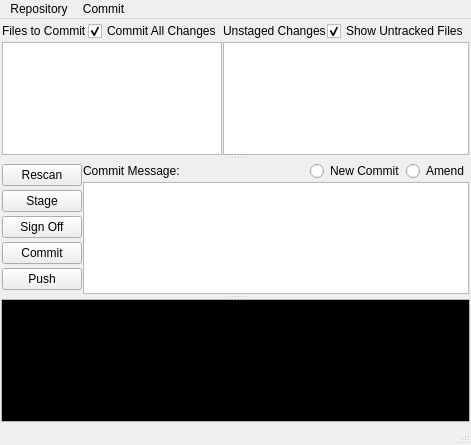
<ui version="4.0" >
 <author>David Aguilar</author>
 <class>ugitWindow</class>
 <widget class="QMainWindow" name="ugitWindow" >
  <property name="geometry" >
   <rect>
    <x>0</x>
    <y>0</y>
    <width>461</width>
    <height>445</height>
   </rect>
  </property>
  <property name="windowTitle" >
   <string>ugit</string>
  </property>
  <widget class="QWidget" name="centralwidget" >
   <layout class="QHBoxLayout" >
    <item>
     <widget class="QSplitter" name="splitter_2" >
      <property name="orientation" >
       <enum>Qt::Vertical</enum>
      </property>
      <widget class="QSplitter" name="splitter" >
       <property name="orientation" >
        <enum>Qt::Vertical</enum>
       </property>
       <widget class="QWidget" name="layoutWidget" >
        <layout class="QHBoxLayout" >
         <item>
          <layout class="QVBoxLayout" >
           <item>
            <layout class="QHBoxLayout" >
             <item>
              <widget class="QLabel" name="label_2" >
               <property name="text" >
                <string>Files to Commit</string>
               </property>
              </widget>
             </item>
             <item>
              <widget class="QCheckBox" name="commitAllCheckBox" >
               <property name="text" >
                <string>Commit All Changes</string>
               </property>
               <property name="checked" >
                <bool>true</bool>
               </property>
              </widget>
             </item>
            </layout>
           </item>
           <item>
            <widget class="QListWidget" name="stagedList" >
             <property name="font" >
              <font>
               <family>Monospace</family>
               <pointsize>11</pointsize>
              </font>
             </property>
             <property name="selectionMode" >
              <enum>QAbstractItemView::ExtendedSelection</enum>
             </property>
             <property name="viewMode" >
              <enum>QListView::ListMode</enum>
             </property>
            </widget>
           </item>
          </layout>
         </item>
         <item>
          <layout class="QVBoxLayout" >
           <item>
            <layout class="QHBoxLayout" >
             <item>
              <widget class="QLabel" name="label_3" >
               <property name="text" >
                <string>Unstaged Changes</string>
               </property>
              </widget>
             </item>
             <item>
              <widget class="QCheckBox" name="untrackedCheckBox" >
               <property name="text" >
                <string>Show Untracked Files</string>
               </property>
               <property name="checked" >
                <bool>true</bool>
               </property>
               <property name="tristate" >
                <bool>false</bool>
               </property>
              </widget>
             </item>
            </layout>
           </item>
           <item>
            <widget class="QListWidget" name="unstagedList" >
             <property name="font" >
              <font>
               <family>Monospace</family>
               <pointsize>11</pointsize>
              </font>
             </property>
             <property name="selectionMode" >
              <enum>QAbstractItemView::ExtendedSelection</enum>
             </property>
             <property name="viewMode" >
              <enum>QListView::ListMode</enum>
             </property>
             <property name="uniformItemSizes" >
              <bool>true</bool>
             </property>
            </widget>
           </item>
          </layout>
         </item>
        </layout>
       </widget>
       <widget class="QWidget" name="layoutWidget" >
        <layout class="QHBoxLayout" >
         <item>
          <layout class="QVBoxLayout" >
           <item>
            <widget class="QPushButton" name="rescanButton" >
             <property name="text" >
              <string>Rescan</string>
             </property>
            </widget>
           </item>
           <item>
            <widget class="QPushButton" name="stageButton" >
             <property name="text" >
              <string>Stage</string>
             </property>
             <property name="flat" >
              <bool>false</bool>
             </property>
            </widget>
           </item>
           <item>
            <widget class="QPushButton" name="signOffButton" >
             <property name="text" >
              <string>Sign Off</string>
             </property>
            </widget>
           </item>
           <item>
            <widget class="QPushButton" name="commitButton" >
             <property name="text" >
              <string>Commit</string>
             </property>
            </widget>
           </item>
           <item>
            <widget class="QPushButton" name="pushButton" >
             <property name="text" >
              <string>Push</string>
             </property>
            </widget>
           </item>
          </layout>
         </item>
         <item>
          <layout class="QVBoxLayout" >
           <item>
            <layout class="QHBoxLayout" >
             <item>
              <widget class="QLabel" name="label" >
               <property name="text" >
                <string>Commit Message:</string>
               </property>
              </widget>
             </item>
             <item>
              <spacer>
               <property name="orientation" >
                <enum>Qt::Horizontal</enum>
               </property>
               <property name="sizeHint" >
                <size>
                 <width>281</width>
                 <height>20</height>
                </size>
               </property>
              </spacer>
             </item>
             <item>
              <widget class="QRadioButton" name="newCommitRadio" >
               <property name="text" >
                <string>New Commit</string>
               </property>
              </widget>
             </item>
             <item>
              <widget class="QRadioButton" name="amendRadio" >
               <property name="text" >
                <string>Amend</string>
               </property>
              </widget>
             </item>
            </layout>
           </item>
           <item>
            <layout class="QVBoxLayout" >
             <item>
              <widget class="QTextEdit" name="commitText" >
               <property name="font" >
                <font>
                 <family>Monospace</family>
                 <pointsize>12</pointsize>
                </font>
               </property>
              </widget>
             </item>
            </layout>
           </item>
          </layout>
         </item>
        </layout>
       </widget>
      </widget>
      <widget class="QTextEdit" name="displayText" >
       <property name="palette" >
        <palette>
         <active>
          <colorrole role="Text" >
           <brush brushstyle="SolidPattern" >
            <color alpha="255" >
             <red>200</red>
             <green>200</green>
             <blue>200</blue>
            </color>
           </brush>
          </colorrole>
          <colorrole role="Base" >
           <brush brushstyle="SolidPattern" >
            <color alpha="255" >
             <red>0</red>
             <green>0</green>
             <blue>0</blue>
            </color>
           </brush>
          </colorrole>
          <colorrole role="Highlight" >
           <brush brushstyle="SolidPattern" >
            <color alpha="255" >
             <red>0</red>
             <green>255</green>
             <blue>0</blue>
            </color>
           </brush>
          </colorrole>
          <colorrole role="HighlightedText" >
           <brush brushstyle="SolidPattern" >
            <color alpha="255" >
             <red>0</red>
             <green>0</green>
             <blue>0</blue>
            </color>
           </brush>
          </colorrole>
         </active>
         <inactive>
          <colorrole role="Text" >
           <brush brushstyle="SolidPattern" >
            <color alpha="255" >
             <red>200</red>
             <green>200</green>
             <blue>200</blue>
            </color>
           </brush>
          </colorrole>
          <colorrole role="Base" >
           <brush brushstyle="SolidPattern" >
            <color alpha="255" >
             <red>0</red>
             <green>0</green>
             <blue>0</blue>
            </color>
           </brush>
          </colorrole>
          <colorrole role="Highlight" >
           <brush brushstyle="SolidPattern" >
            <color alpha="255" >
             <red>0</red>
             <green>255</green>
             <blue>0</blue>
            </color>
           </brush>
          </colorrole>
          <colorrole role="HighlightedText" >
           <brush brushstyle="SolidPattern" >
            <color alpha="255" >
             <red>0</red>
             <green>0</green>
             <blue>0</blue>
            </color>
           </brush>
          </colorrole>
         </inactive>
         <disabled>
          <colorrole role="Text" >
           <brush brushstyle="SolidPattern" >
            <color alpha="255" >
             <red>96</red>
             <green>96</green>
             <blue>96</blue>
            </color>
           </brush>
          </colorrole>
          <colorrole role="Base" >
           <brush brushstyle="SolidPattern" >
            <color alpha="255" >
             <red>255</red>
             <green>255</green>
             <blue>255</blue>
            </color>
           </brush>
          </colorrole>
          <colorrole role="Highlight" >
           <brush brushstyle="SolidPattern" >
            <color alpha="255" >
             <red>68</red>
             <green>68</green>
             <blue>68</blue>
            </color>
           </brush>
          </colorrole>
          <colorrole role="HighlightedText" >
           <brush brushstyle="SolidPattern" >
            <color alpha="255" >
             <red>0</red>
             <green>0</green>
             <blue>0</blue>
            </color>
           </brush>
          </colorrole>
         </disabled>
        </palette>
       </property>
       <property name="font" >
        <font>
         <family>Monospace</family>
         <pointsize>10</pointsize>
        </font>
       </property>
       <property name="readOnly" >
        <bool>true</bool>
       </property>
      </widget>
     </widget>
    </item>
   </layout>
  </widget>
  <widget class="QMenuBar" name="menubar" >
   <property name="geometry" >
    <rect>
     <x>0</x>
     <y>0</y>
     <width>461</width>
     <height>26</height>
    </rect>
   </property>
   <widget class="QMenu" name="menuRepository" >
    <property name="title" >
     <string>Repository</string>
    </property>
    <addaction name="browseBranch" />
    <addaction name="browseOtherBranch" />
    <addaction name="separator" />
    <addaction name="rebase" />
    <addaction name="separator" />
    <addaction name="visualizeCurrent" />
    <addaction name="visualizeAll" />
   </widget>
   <widget class="QMenu" name="menuCommit" >
    <property name="title" >
     <string>Commit</string>
    </property>
    <addaction name="stageChanged" />
    <addaction name="stageUntracked" />
    <addaction name="stageSelected" />
    <addaction name="separator" />
    <addaction name="unstage" />
    <addaction name="separator" />
    <addaction name="showDiffstat" />
   </widget>
   <addaction name="menuRepository" />
   <addaction name="menuCommit" />
  </widget>
  <widget class="QStatusBar" name="statusbar" />
  <action name="browseBranch" >
   <property name="text" >
    <string>Browse master</string>
   </property>
  </action>
  <action name="browseOtherBranch" >
   <property name="text" >
    <string>Browse branch...</string>
   </property>
  </action>
  <action name="unstage" >
   <property name="text" >
    <string>Unstage selected</string>
   </property>
  </action>
  <action name="rebase" >
   <property name="text" >
    <string>Fetch and rebase</string>
   </property>
  </action>
  <action name="visualizeCurrent" >
   <property name="text" >
    <string>Visualize current branch</string>
   </property>
  </action>
  <action name="visualizeAll" >
   <property name="text" >
    <string>Visualize entire history</string>
   </property>
  </action>
  <action name="showDiffstat" >
   <property name="text" >
    <string>Show latest diffstat</string>
   </property>
  </action>
  <action name="stageChanged" >
   <property name="text" >
    <string>Stage all changed</string>
   </property>
  </action>
  <action name="stageUntracked" >
   <property name="text" >
    <string>Stage all untracked</string>
   </property>
  </action>
  <action name="stageSelected" >
   <property name="text" >
    <string>Stage selected</string>
   </property>
  </action>
 </widget>
 <layoutdefault spacing="1" margin="1" />
 <resources/>
 <connections/>
 <designerdata>
  <property name="gridDeltaX" >
   <number>5</number>
  </property>
  <property name="gridDeltaY" >
   <number>5</number>
  </property>
  <property name="gridSnapX" >
   <bool>true</bool>
  </property>
  <property name="gridSnapY" >
   <bool>true</bool>
  </property>
  <property name="gridVisible" >
   <bool>false</bool>
  </property>
 </designerdata>
</ui>
